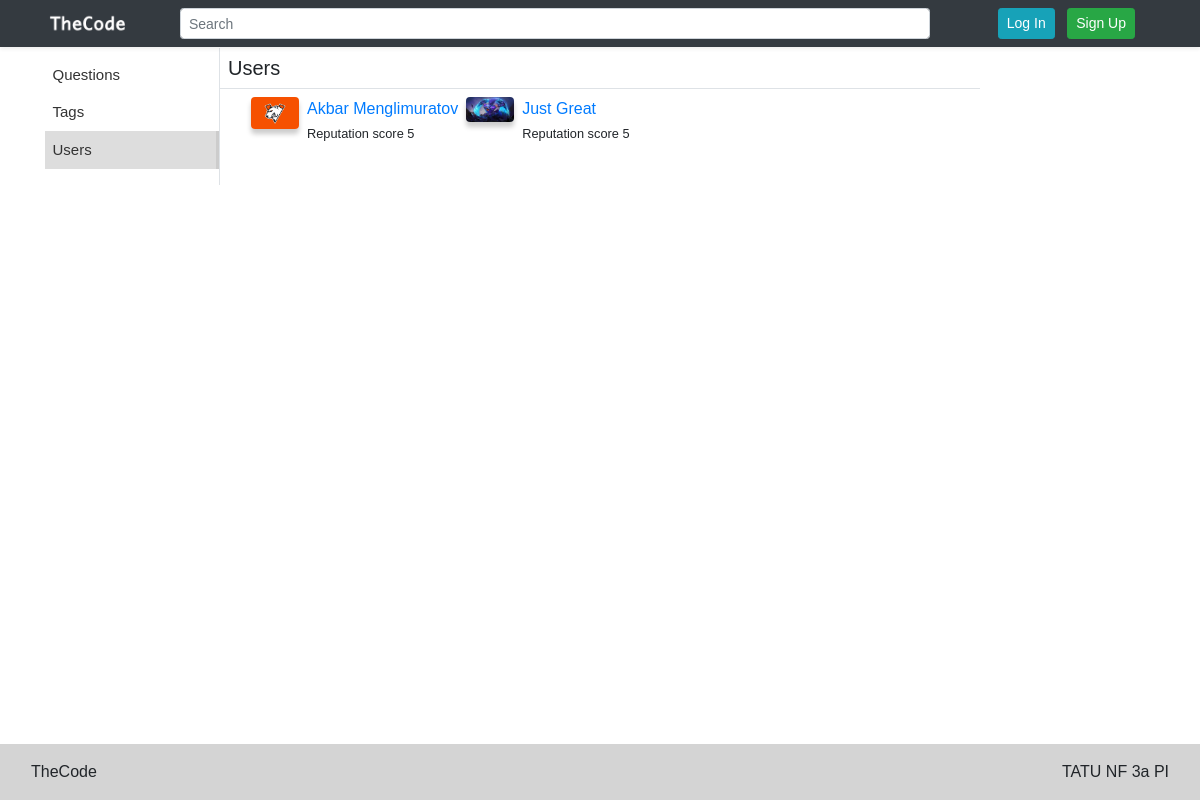
The page /user/ on the database its author committed.
### accounts/models.py (models this page shows, shortened)
class User_data(models.Model):
	username = models.OneToOneField(User, on_delete = models.CASCADE)
	commented = models.IntegerField(default = 0)
	reputation = models.IntegerField(default = 0)
	verified = models.BooleanField(default = False)
	question = models.ManyToManyField(Question, blank = True)
	fav_question = models.ManyToManyField(Question, related_name='fav_question', blank = True)
	answers = models.IntegerField(default = 0)
	web_site = models.URLField(default = '', blank = True)
	github = models.URLField(default = '', blank =True)
	work_or_study = models.CharField(default = '', blank = True, max_length = 256)
	position = models.CharField(default = '', blank = True, max_length = 256)
	where = models.CharField(default = '', blank = True, max_length = 256)
	about = models.TextField(default = '', blank = True)
	image = models.ImageField(upload_to = 'profile_pic', default='default/profile_photo_default.jpg')

### accounts/views.py (the view)
# urls.py: path('user/', user_views.GetUsersList.as_view(), name = "user_list"),
class GetUsersList(TemplateView):
	model = User_data
	template_name = 'account/user_list.html'
	def get_context_data(self, **kwargs):
		context = super().get_context_data(**kwargs)
		context['data'] = User_data.objects.all().order_by('-reputation')
		return context

### templates/account/user_list.html
{% extends '../include/base.html' %}
{% load static %}
{% load humanize %}
{% block content %}
<div class="row">
   {% include 'include/left_side.html' %}
    <div class = "col-md-8">
		<div class = "row border-bottom">
            <div class = "col-12 p-2">
                <h5 class = "m-0">Users</h5>
            </div>
        </div>
        <div class="d-flex flex-row m-2">
            {% for datas in data %}
                <div class = "px-2">
                    <img src="/media/{{ datas.image.name }}/" class = "rounded user_list_img">
                </div>
                <div>
                    <a href = "/user/{{ datas.id }}" class = "text-decoration-none">{{ datas.username.get_full_name }}</a>
                    <p><small>Reputation score {{ datas.reputation }}</small></p>
                </div>
            {% endfor %}
        </div>
    </div>
</div>
{% endblock content %}

### static/css/blog-post.css (style rules this page uses)
html { position: relative; min-height: 100%; }
body { font-family: sans-serif; height: 100%; }
.user_list_img { border-radius: 5px; width: 3em; box-shadow: 0 5px 5px #ccc; }

### rows shown on the page
User_data: image.name (picture), username.get_full_name "Akbar Menglimuratov", reputation "5"
User_data: image.name (picture), username.get_full_name "Just Great", reputation "5"
